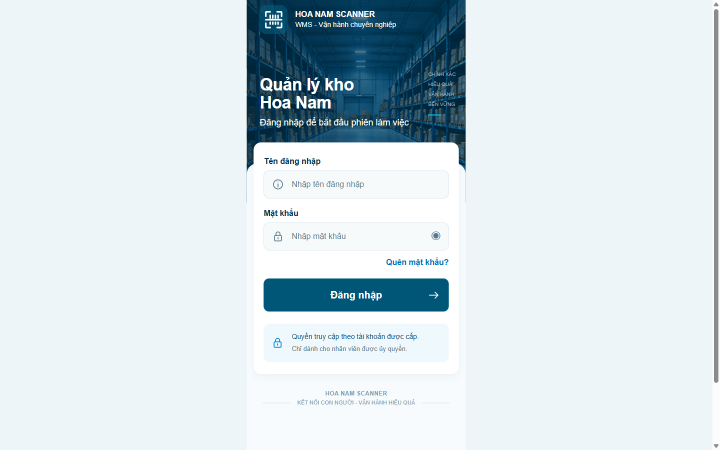
#> input picture handoff/P01/evidence/P01-S01-1440.png, 1440 x 900 px, given in place of B08.png, which was not available (shown at 1/2 size)
$ python evidence_history.py
#> lines starting #> are read from the running program, lines starting #| are printed output that depends on the picture; pictures that were not available may be replaced by others from this repository, and a replacement may not be noted
"""Diagnostic B08 crop/actual comparisons. Never modifies baseline or UI assets."""
from pathlib import Path
from PIL import Image, ImageDraw
import hashlib
import json
import argparse

root = Path(__file__).resolve().parents[1]
parser = argparse.ArgumentParser()
parser.add_argument('--revision', default='r01')
parser.add_argument('--out', default='handoff/P08/evidence')
args = parser.parse_args()
out = root / args.out
out.mkdir(parents=True, exist_ok=True)
baseline = root / 'handoff/P08/baseline/B08.png'
board = Image.open(baseline).convert('RGB')
#> board is the input picture: PIL image 1440x900 RGB; mean R, G, B 213.4, 225.6, 231
panels = []
for n, x in enumerate([52, 453, 854, 1255], 1):
    crop = board.crop((x, 30, x + 365, 870))
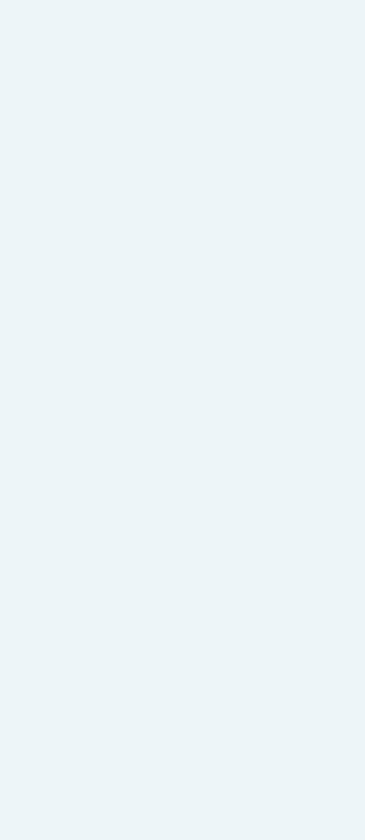
#> crop: PIL image 365x840 RGB; mean R, G, B 237, 245, 248
    crop.save(out / f'baseline-S0{n}.png')
    actual = Image.open(out / f'P08-S0{n}-494x1000.png').convert('RGB')
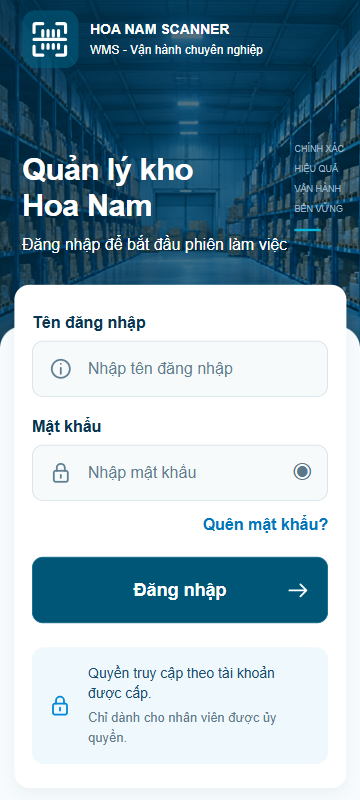
#> input picture handoff/P01/evidence/P01-S01-360.png, 360 x 800 px, given in place of P08-S01-494x1000.png, which was not available
#> actual is the input picture: PIL image 360x800 RGB; mean R, G, B 149.5, 174.6, 187.2
    # Native pixels: baseline 365x840 vs actual 494x950, no distortion/resizing.
    canvas = Image.new('RGB', (365 + 494 + 48, 998), '#edf6fa')
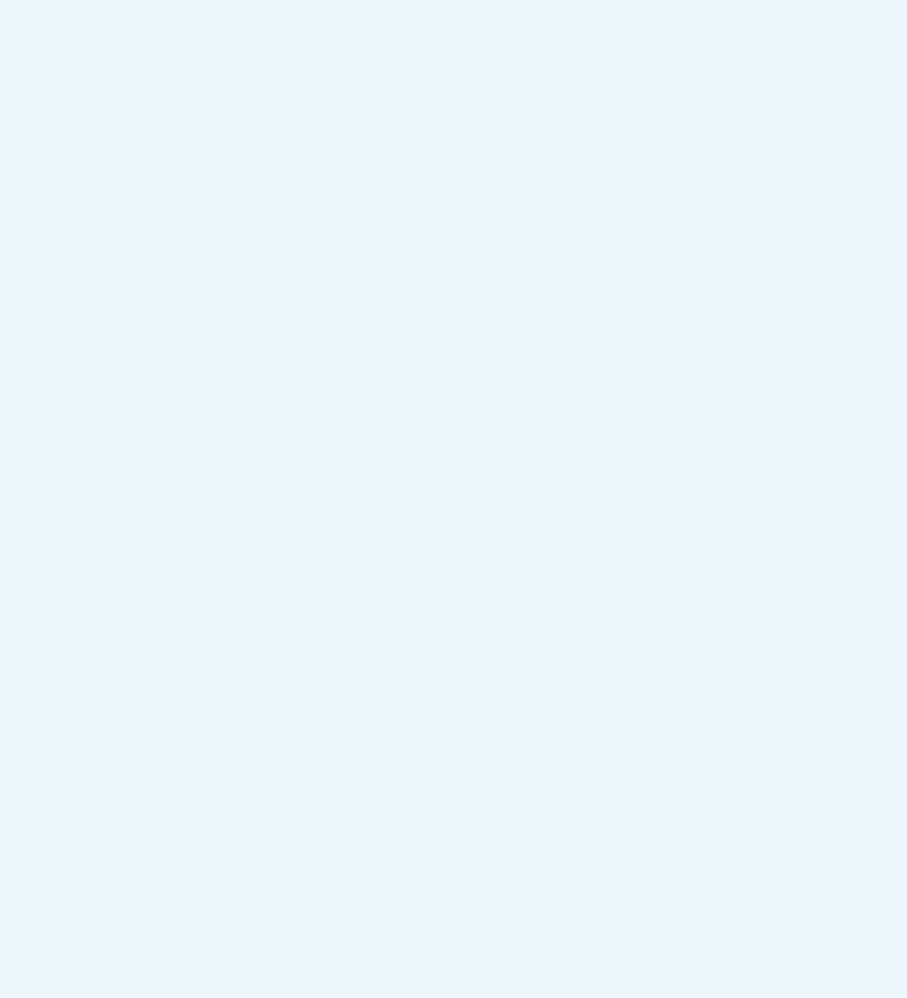
#> canvas: PIL image 907x998 RGB; mean R, G, B 237, 246, 250
    draw = ImageDraw.Draw(canvas)
    draw.text((12, 12), f'B08 panel {n}: native 365x840', fill='#12384e')
    draw.text((389, 12), 'P08 actual: CSS 494x950 / DPR1', fill='#12384e')
    canvas.paste(crop, (12, 36))
    canvas.paste(actual, (389, 36))
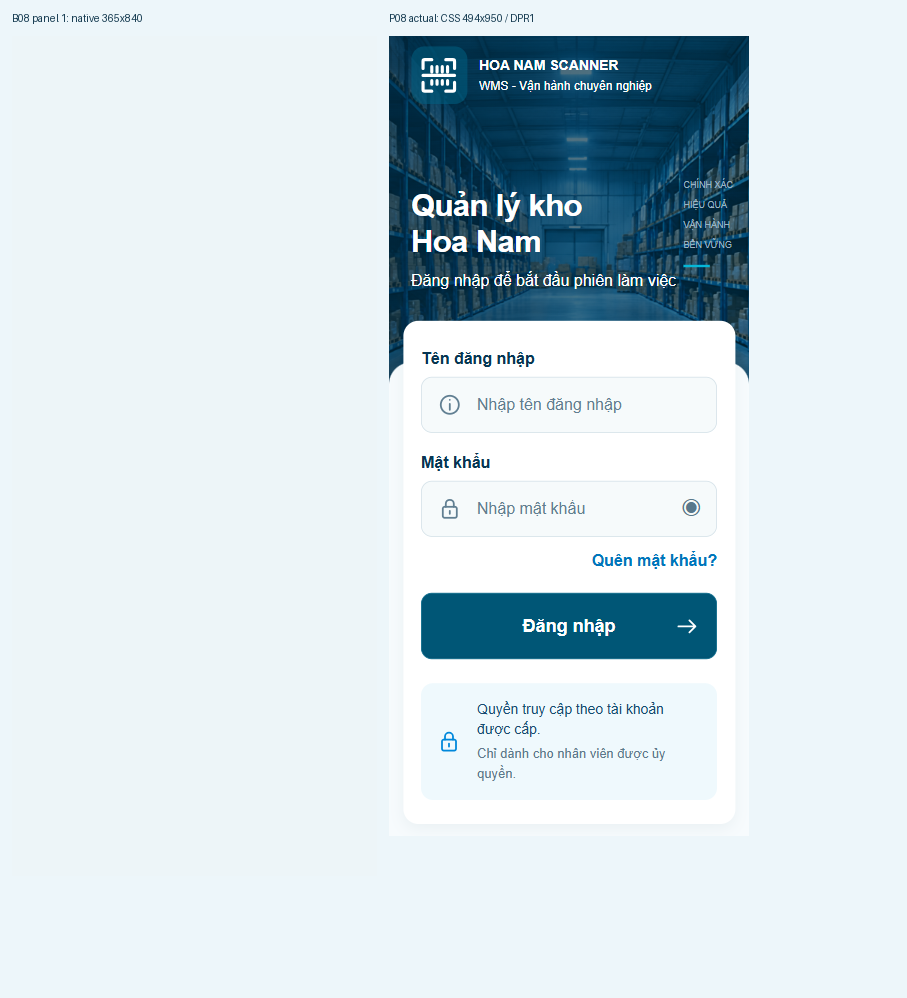
#> canvas: PIL image 907x998 RGB; mean R, G, B 209, 222.8, 229.2
#> (the run stopped early here; a loop or call above may not have finished)
